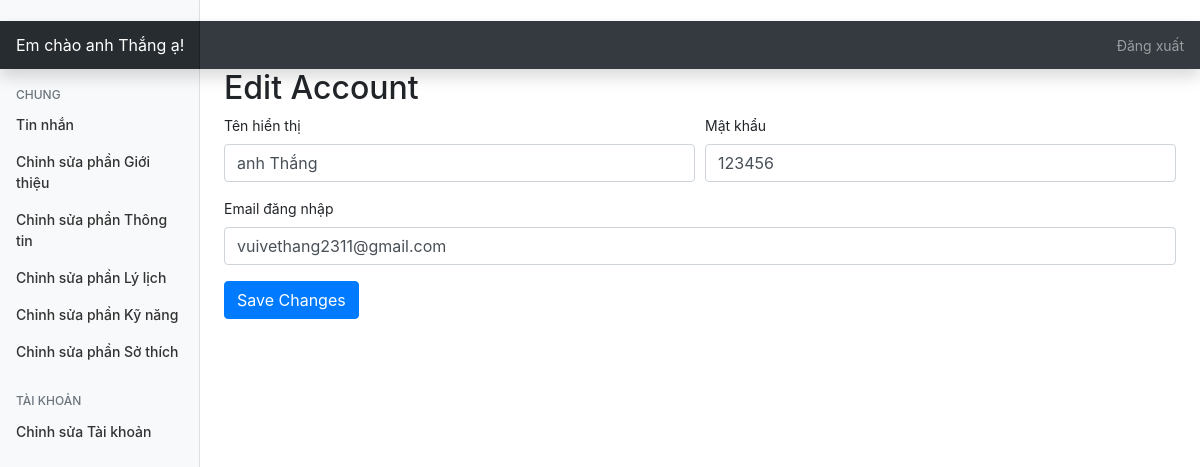
Page /admin/?editaccount=true (signed in) on the committed database.
### tables this page shows
CREATE TABLE `home` (
  `id` int(11) NOT NULL,
  `title` varchar(250) NOT NULL,
  `navname` varchar(250) NOT NULL,
  `iam` varchar(250) NOT NULL,
  `facebook` varchar(250) NOT NULL,
  `instargram` varchar(250) NOT NULL,
  `twitter` varchar(250) NOT NULL,
  `github` varchar(250) NOT NULL
);

### admin/index.php (the view, shortened to what this page needs)
<?php
include('../include/config.php');
$query="SELECT * FROM home, brofile, admin_account";
$queryrun=mysqli_query($conn,$query);
$data=mysqli_fetch_array($queryrun);
?>
<!doctype html>
<html lang="en">
<head>
    <link href="assets/dist/css/bootstrap.css" rel="stylesheet">
    <link href="css/dashboard.css" rel="stylesheet">
</head>
<body>
    <nav class="navbar navbar-dark sticky-top bg-dark flex-md-nowrap p-0 shadow">
        <a class="navbar-brand col-md-3 col-lg-2 mr-0 px-3" href="#">Em chào <?=$_SESSION['username']?> ạ!</a>
        <ul class="navbar-nav px-3">
            <li class="nav-item text-nowrap">
                <a class="nav-link" href="php/logout.php">Đăng xuất</a>
            </li>
        </ul>
    </nav>
    <div class="container-fluid">
        <div class="row">
            <nav id="sidebarMenu" class="col-md-3 col-lg-2 d-md-block bg-light sidebar collapse">
                <div class="sidebar-sticky pt-3">
                    <ul class="nav flex-column">
                        <h6
                            class="sidebar-heading d-flex justify-content-between align-items-center px-3 mt-4 mb-1 text-muted">
                            <span>Chung</span>
                        </h6>
                        <li class="nav-item">
                            <a class="nav-link" href="../admin/">
                                Tin nhắn
                            </a>
                        </li>
                        <li class="nav-item">
                            <a class="nav-link" href="?edithome=true">
                                Chỉnh sửa phần Giới thiệu
                            </a>
                        </li>
                        <li class="nav-item">
                            <a class="nav-link" href="?editabout=true">
                                Chỉnh sửa phần Thông tin
                            </a>
                        </li>
                        <li class="nav-item">
                            <a class="nav-link" href="?editresume=true">
                                Chỉnh sửa phần Lý lịch
                            </a>
                        </li>
                        <li class="nav-item">
                            <a class="nav-link" href="?editskills=true">
                                Chỉnh sửa phần Kỹ năng
                            </a>
                        </li>
                        <li class="nav-item">
                            <a class="nav-link" href="?editinterests=true">
                                Chỉnh sửa phần Sở thích
                            </a>
                        </li>
                    </ul>
                    <h6
                        class="sidebar-heading d-flex justify-content-between align-items-center px-3 mt-4 mb-1 text-muted">
                        <span>Tài khoản</span>
                    </h6>
                    <ul class="nav flex-column mb-2">
                        <li class="nav-item">
                            <a class="nav-link" href="?editaccount=true">
                                Chỉnh sửa Tài khoản
                            </a>
                        </li>
                    </ul>
                </div>
            </nav>
            <main role="main" class="col-md-9 ml-sm-auto col-lg-10 px-md-4">
                <?php
                    if(isset($_GET['edithome'])){
                        include('php/home.php');
                    }
                    else if(isset($_GET['editabout'])){
                        include('php/about.php');
                    }
                    else if(isset($_GET['editresume'])){
                        include('php/resume.php');
                    }
                    else if(isset($_GET['editskills'])){
                        include('php/skills.php');
                    }
                    else if(isset($_GET['editinterests'])){
                        include('php/interests.php');
                    }
                    else if(isset($_GET['editaccount'])){
                ?>
                <h2>Edit Account</h2>
                <form method="post" action="php/update_account.php">
                    <div class="form-row">
                        <div class="form-group col-md-6">
                            <label for="username">Tên hiển thị</label>
                            <input type="text" name="username" value="<?=$data['username']?>" class="form-control"
                                id="username" >
                        </div>
                        <div class="form-group col-md-6">
                            <label for="pass">Mật khẩu</label>
                            <input type="text" name="pass" value="<?=$data['pass']?>" class="form-control"
                                id="pass" >
                        </div>
                        <div class="form-group col-md-12">
                            <label for="email">Email đăng nhập</label>
                            <input type="text" name="email" value="<?=$data['email']?>" class="form-control"
                                id="email" >
                        </div>
                    </div>
                    <input type="submit" name="uprofile" class="btn btn-primary" value="Save Changes">
                </form>
                <?php
                    }
                    else{
                        include('php/welcome.php');
                    }
                ?>
            </main>
        </div>
    </div>
</body>
</html>

### admin/css/dashboard.css (style rules this page uses)
body { font-size: .875rem; }
.sidebar { position: fixed; top: 0; bottom: 0; left: 0; z-index: 100; padding: 48px 0 0; box-shadow: inset -1px 0 0 rgba(0, 0, 0, .1); }
.sidebar-sticky { position: relative; top: 0; height: calc(100vh - 48px); padding-top: .5rem; overflow-x: hidden; overflow-y: auto; }
.sidebar .nav-link { font-weight: 500; color: #333; }
.sidebar-heading { font-size: .75rem; text-transform: uppercase; }
.navbar-brand { padding-top: .75rem; padding-bottom: .75rem; font-size: 1rem; background-color: rgba(0, 0, 0, .25); box-shadow: inset -1px 0 0 rgba(0, 0, 0, .25); }

### rows in the picture
home: username "anh Thắng", pass "123456", email "vuivethang2311@gmail.com"

### other values in the picture
$_SESSION['username'] "anh Thắng"
